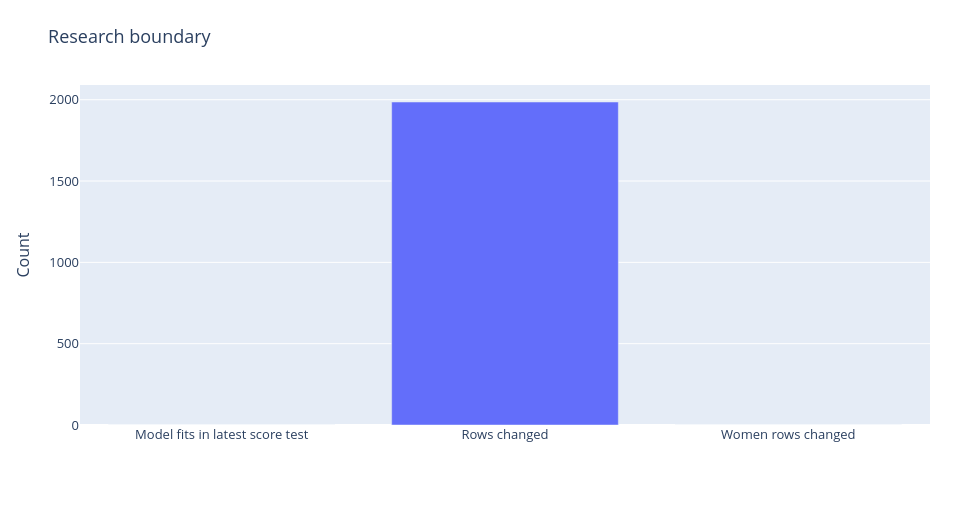

The cell this chart's notebook holds for it:
### Markdown cell above
## 5. What changed technically
The strongest scored system combines a compact tournament reference, a complementary score-margin ensemble, and a bounded championship-strength information layer. The public case study communicates those capabilities and the decision process without distributing the current private training or inference implementation.

### Code cell
chart('research_boundary','Research boundary',['Model fits in latest score test','Rows changed','Women rows changed'],{'Count':[i['tree_fits']+i['probability_model_fits'],i['changed_rows'],0]},'Count')

### Figure 1 — Plotly figure (JSON) as saved in the notebook; plotly's stock layout.template omitted (floating-point values rounded to 4 significant figures)
{"data": [{"name": "Count", "type": "bar", "x": ["Model fits in latest score test", "Rows changed", "Women rows changed"], "y": [0, 1986, 0]}], "layout": {"barmode": "group", "font": {"size": 13}, "height": 530, "legend": {"orientation": "h", "y": -0.23}, "margin": {"b": 105, "l": 80, "r": 30, "t": 85}, "title": {"text": "Research boundary"}, "width": 960, "xaxis": {"type": "category"}, "yaxis": {"title": {"text": "Count"}}}}
